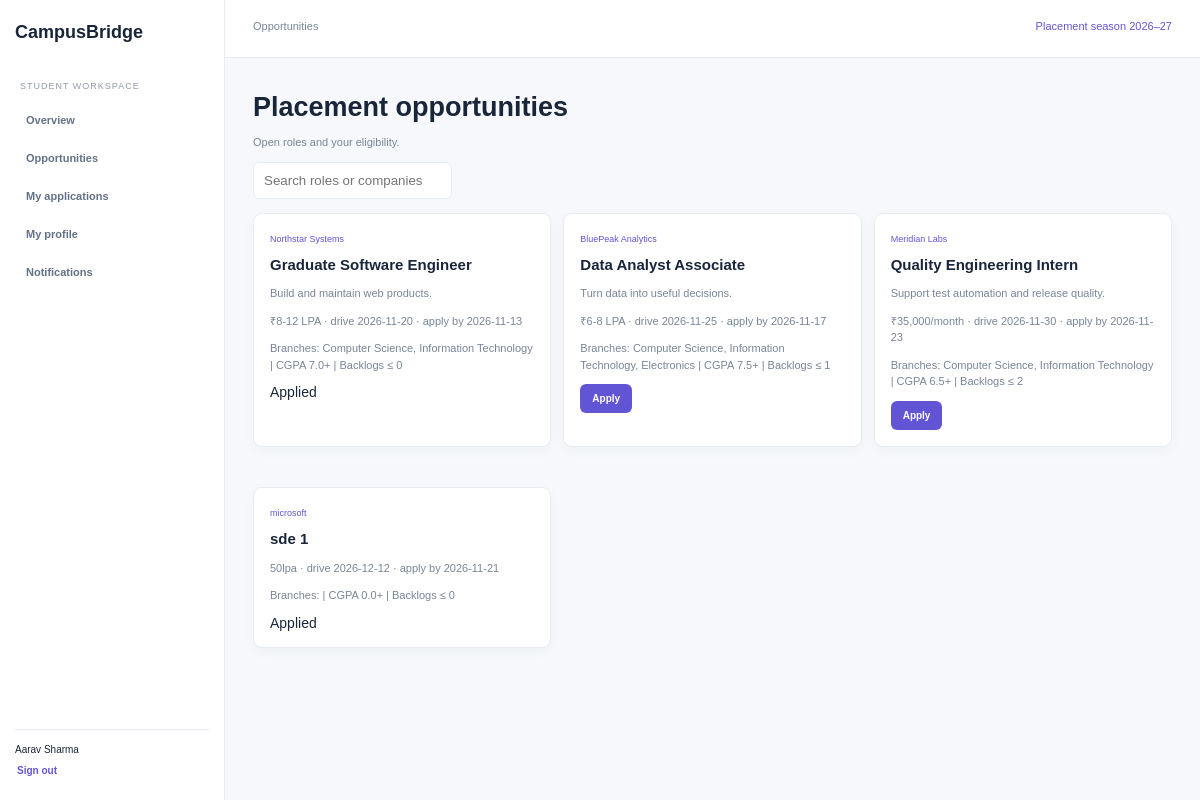
The app's page /opportunities (signed in) with its own data.
### tables this page shows
CREATE TABLE users(id INTEGER PRIMARY KEY,name TEXT NOT NULL,email TEXT UNIQUE NOT NULL,password TEXT NOT NULL,role TEXT NOT NULL,branch TEXT DEFAULT '',year INTEGER DEFAULT 2027,cgpa REAL DEFAULT 0,backlogs INTEGER DEFAULT 0, phone TEXT DEFAULT '', email_notifications INTEGER NOT NULL DEFAULT 1, enrollment TEXT);

CREATE TABLE drives(id INTEGER PRIMARY KEY,company_id INTEGER REFERENCES companies(id),title TEXT NOT NULL,description TEXT DEFAULT '',ctc TEXT DEFAULT '',branches TEXT DEFAULT '',mincgpa REAL DEFAULT 0,maxbacklogs INTEGER DEFAULT 0,deadline TEXT NOT NULL,drive_date TEXT NOT NULL,venue TEXT DEFAULT '',status TEXT DEFAULT 'Open');

CREATE TABLE companies(id INTEGER PRIMARY KEY,name TEXT UNIQUE NOT NULL);

### placement_app/student.py (the view)
@bp.get("/opportunities")
@login_required("student")
def opportunities():
 u=get_current_user();c=get_db();drives=c.execute("SELECT d.*,c.name company FROM drives d JOIN companies c ON c.id=d.company_id WHERE d.status='Open' ORDER BY d.drive_date").fetchall()
 applied={x[0] for x in c.execute("SELECT drive_id FROM applications WHERE student_id=?",(u["id"],))}
 return render_template("student/opportunities.html",student=u,drives=drives,applied_ids=applied,is_eligible=is_eligible)

### placement_app/auth.py (called while the page is built)
def get_current_user():
    user_id=session.get("user_id")
    if user_id is None:
        return None
    return get_db().execute("SELECT * FROM users WHERE id=?",(user_id,)).fetchone()

### placement_app/database.py (called while the page is built)
def get_db():
 if "db" not in g:
  g.db=sqlite3.connect(current_app.config["DATABASE"]);g.db.row_factory=sqlite3.Row;g.db.execute("PRAGMA foreign_keys=ON")
 return g.db

### placement_app/security.py (called while the page is built)
def login_required(role=None):
    def decorate(view):
        @wraps(view)
        def wrapped(*args,**kwargs):
            from .auth import get_current_user
            user=get_current_user()
            if user is None:
                return redirect(url_for("auth.login"))
            if role and user["role"]!=role:
                abort(403)
            return view(*args,**kwargs)
        return wrapped
    return decorate

### placement_app/services.py (called while the page is built)
def is_eligible(student,drive):
 branches=[x.strip().lower() for x in drive["branches"].split(";") if x.strip()]
 return (not branches or student["branch"].lower() in branches) and student["cgpa"]>=drive["mincgpa"] and student["backlogs"]<=drive["maxbacklogs"]

### templates/student/opportunities.html
{% extends "base.html" %}{% block title %}Opportunities{% endblock %}{% block content %}<h1>Placement opportunities</h1><p>Open roles and your eligibility.</p><input id="q" placeholder="Search roles or companies" oninput="filterDrives()"><div class="cards">{% for d in drives %}{% set eligible_now=is_eligible(student,d) %}<article class="panel drive" data-search="{{ (d.company~' '~d.title)|lower }}"><small>{{ d.company }}</small><h2>{{ d.title }}</h2><p>{{ d.description }}</p><p>{{ d.ctc }} · drive {{ d.drive_date }} · apply by {{ d.deadline }}</p><p>Branches: {{ d.branches.replace(';',', ') }} | CGPA {{ d.mincgpa }}+ | Backlogs ≤ {{ d.maxbacklogs }}</p>{% if d.id in applied_ids %}<span>Applied</span>{% elif eligible_now %}<form method="post" action="{{ url_for('student.apply',drive_id=d.id) }}"><input type="hidden" name="_csrf_token" value="{{ csrf_token }}"><button>Apply</button></form>{% else %}<span>Not eligible</span>{% endif %}</article>{% else %}<p>No open drives.</p>{% endfor %}</div><script>function filterDrives(){let q=document.getElementById('q').value.toLowerCase();document.querySelectorAll('.drive').forEach(x=>x.hidden=!x.dataset.search.includes(q))}</script>{% endblock %}

### templates/base.html
<!doctype html><html lang="en"><head><meta charset="utf-8"><meta name="viewport" content="width=device-width,initial-scale=1"><title>{% block title %}Placement Hub{% endblock %} · CampusBridge</title><link rel="stylesheet" href="{{ url_for('static',filename='style.css') }}"></head><body>{% if current_user %}<div class="shell"><aside><a class="brand" href="{{ url_for('home') }}">CampusBridge</a><small>{{ 'PLACEMENT OFFICE' if current_user.role=='admin' else 'STUDENT WORKSPACE' }}</small><nav>{% if current_user.role=='student' %}<a href="{{ url_for('student.dashboard') }}">Overview</a><a href="{{ url_for('student.opportunities') }}">Opportunities</a><a href="{{ url_for('student.applications') }}">My applications</a><a href="{{ url_for('student.profile') }}">My profile</a>{% else %}<a href="{{ url_for('placement.dashboard') }}">Overview</a><a href="{{ url_for('placement.drives') }}">Placement drives</a><a href="{{ url_for('placement.applications') }}">Applications</a><a href="{{ url_for('reports.index') }}">Reports</a>{% endif %}<a href="{{ url_for('notifications.index') }}">Notifications</a></nav><footer>{{ current_user.name }}<form method="post" action="{{ url_for('auth.logout') }}"><input type="hidden" name="_csrf_token" value="{{ csrf_token }}"><button>Sign out</button></form></footer></aside><main><header>{{ self.title() }} <span>Placement season 2026–27</span></header><div class="content">{% for kind,message in get_flashed_messages(with_categories=true) %}<p class="flash {{ kind }}">{{ message }}</p>{% endfor %}{% block content %}{% endblock %}</div></main></div>{% else %}{% block public_content %}{% endblock %}{% endif %}</body></html>

### static/style.css (style rules this page uses)
:root { --ink:#19263a;--muted:#788598;--line:#e7ecf2;--purple:#6255d5;--bg:#f6f8fb }
* { box-sizing:border-box }
body { margin:0;background:var(--bg);color:var(--ink);font:14px "DM Sans",Arial }
h1,h2,b,.brand { font-family:Manrope,Arial }
h1 { font-size:27px;margin:8px 0 }
h2 { font-size:15px }
p { color:var(--muted);font-size:11px;line-height:1.5 }
a { color:var(--purple);text-decoration:none;font-size:11px;font-weight:700 }
.shell aside { position:fixed;inset:0 auto 0 0;width:225px;background:white;border-right:1px solid var(--line);padding:22px 15px;display:flex;flex-direction:column }
.brand { font-size:18px;color:var(--ink);font-weight:800 }
.shell aside>small { margin:38px 5px 12px;color:#929bab;font-size:9px;letter-spacing:1px }
.shell nav { display:grid;gap:4px }
.shell nav a { padding:11px;border-radius:7px;color:#637187 }
.shell footer { margin-top:auto;border-top:1px solid var(--line);padding-top:14px;font-size:10px }
.shell footer form { margin-top:8px }
.shell button,.login button,.formgrid button { border:0;border-radius:6px;background:var(--purple);color:white;padding:9px 12px;font-weight:700;cursor:pointer;font-size:10px }
.shell footer button { background:transparent;color:var(--purple);padding:2px }
.shell main { margin-left:225px }
.shell header { height:58px;background:white;border-bottom:1px solid var(--line);padding:20px 28px;font-size:11px;color:var(--muted) }
.shell header span { float:right;color:var(--purple) }
.content { padding:26px 28px;max-width:1400px;margin:auto }
.panel,.stats>div { background:white;border:1px solid var(--line);border-radius:9px;padding:16px;margin:14px 0;box-shadow:0 4px 14px #23354a08 }
.row small,td small,small { display:block;color:var(--muted);font-size:9px;margin-top:4px }
.formgrid input,.formgrid textarea,.formgrid select,.login input,#q { padding:10px;border:1px solid var(--line);border-radius:6px;background:white }
.cards { display:grid;grid-template-columns:repeat(3,1fr);gap:12px }
.drive small { color:var(--purple) }

### records on screen
users: role "STUDENT WORKSPACE", name "Aarav Sharma"
drives: company "Northstar Systems", title "Graduate Software Engineer", description "Build and maintain web products.", ctc "₹8-12 LPA", drive_date "2026-11-20", deadline "2026-11-13", branches.replace "Computer Science, Information Technology", mincgpa "7.0", maxbacklogs "0", shows "Applied"
drives: company "BluePeak Analytics", title "Data Analyst Associate", description "Turn data into useful decisions.", ctc "₹6-8 LPA", drive_date "2026-11-25", deadline "2026-11-17", branches.replace "Computer Science, Information Technology, Electronics", mincgpa "7.5", maxbacklogs "1"
drives: company "Meridian Labs", title "Quality Engineering Intern", description "Support test automation and release quality.", ctc "₹35,000/month", drive_date "2026-11-30", deadline "2026-11-23", branches.replace "Computer Science, Information Technology", mincgpa "6.5", maxbacklogs "2"
drives: company "microsoft", title "sde 1", ctc "50lpa", drive_date "2026-12-12", deadline "2026-11-21", mincgpa "0.0", maxbacklogs "0", shows "Applied"
